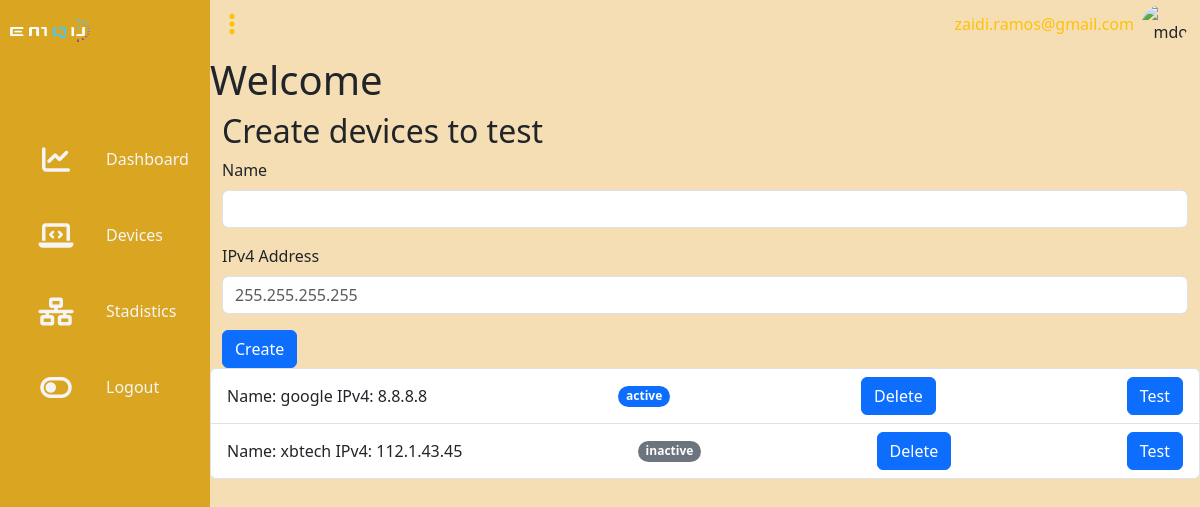
/devices (signed in), run on an earlier commit of the app's database.
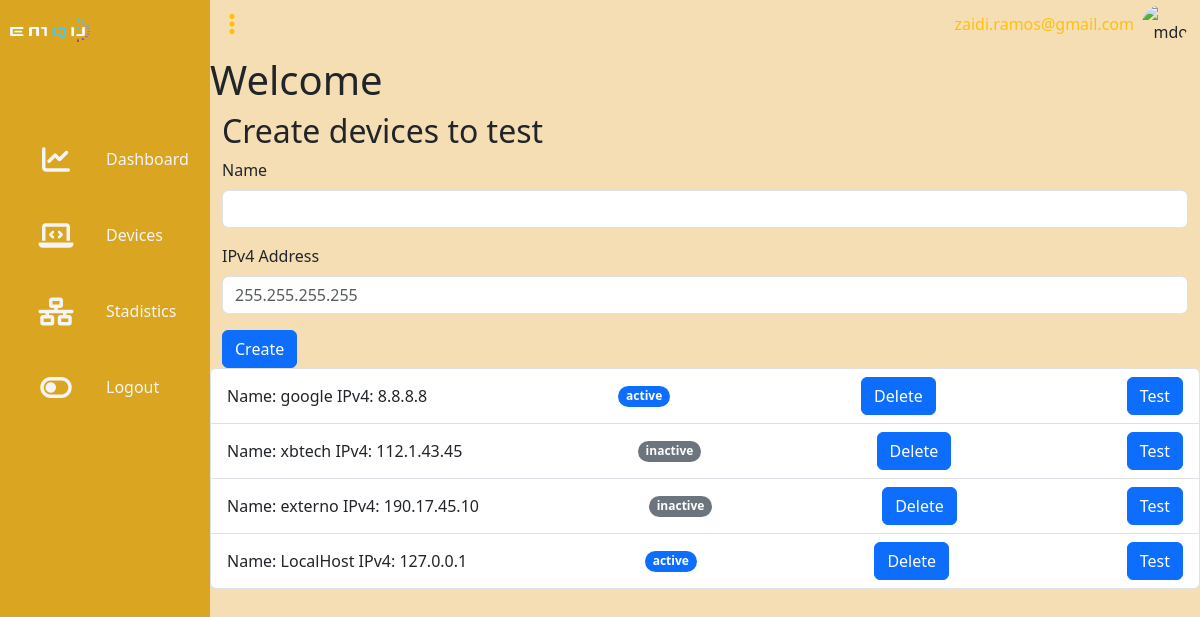
And on a later commit of the database.
### app/models.py (models this page shows)
class User(db.Model, UserMixin):
    id= db.Column(db.Integer, primary_key= True, autoincrement= True)
    email= db.Column(db.String(30), unique= True, nullable= False)
    password= db.Column(db.String(80), nullable= False)

class Device(db.Model):
    id = db.Column(db.Integer, primary_key=True, autoincrement=True)
    name = db.Column(db.String(45), nullable=False)
    ipv4 = db.Column(db.String(16), nullable=False)
    status = db.Column(db.Boolean, nullable=True)
    user_id = db.Column(db.Integer, db.ForeignKey('user.id'), nullable=False)
    user = db.relationship('User', backref=db.backref('devices', lazy=True))

### main.py (the view)
@app.route('/devices', methods=['GET', 'POST'])
@login_required
def devices():
    user_id=session['user_id']
    device_form=DeviceForm()
    delete_form=DeleteDeviceForm()
    test_form=TestDeviceForm()
    devices=get_user_devices(user_id)
    context={
        'user_id':user_id,
        'devices':devices,
        'device_form':device_form,
        'delete_form':delete_form,
        'test_form':test_form
    }
    if device_form.validate_on_submit():
        put_device(email=user_id, name=device_form.name.data, ipv4=device_form.ipv4.data)
        flash('Your device was created successfully!', 'success')
        return redirect(url_for('devices'))
    return render_template('devices.html', **context)

### app/forms.py
class DeviceForm(FlaskForm):
    name = StringField('Name', validators=[DataRequired(),Length(4,45)])
    ipv4 = StringField('IPv4 Address', validators=[DataRequired(), IPAddress(ipv4=True)], render_kw={'placeholder': '255.255.255.255'})
    submit = SubmitField('Create')

class DeleteDeviceForm(FlaskForm):
    submit = SubmitField('Delete')

### app/__init__.py (called while the page is built)
@login_manager.user_loader
def load_user(user_id):
    return User.query.get(int(user_id))

### app/models.py (called while the page is built)
def get_user(email):
    user= User.query.filter_by(email=email).first()
    return user

def get_user_devices(email):
    user=get_user(email)
    return user.devices

### app/templates/devices.html (shortened to what this page needs)
{% extends 'base.html' %}
{% import 'macros.html' as macros %}
{% from 'bootstrap5/form.html' import render_form %}
{% block content %}
    {%if user_id%}
    <h1>Welcome {{userid}}</h1>
    {%endif%}
    <div class="container">
        <h2>Create devices to test</h2>
        {{ render_form(device_form) }}
    </div>
    <ul class="list-group">
        {% for device in devices %}
            {{ macros.render_device(device, delete_form, test_form) }}
        {% endfor %}
    </ul>
{% endblock %}

### app/templates/base.html (shortened to what this page needs)
<!doctype html>
<html lang="en">
    <head>
        {% block head %}
            {% block styles %}
                {{ bootstrap.load_css() }}
                <link rel="stylesheet" href="{{url_for('static', filename='css/main.css')}}">
            {% endblock %}
        {% endblock %}
    </head>
    <body>
        {% if current_user.is_authenticated %}
            {%block asidebar%}
                {% include 'aside-bar.html' %}
            {% endblock %}
        {% endif %}
        {% block content %}{% endblock %}
            </div>
    </body>
</html>

### app/templates/macros.html (shortened to what this page needs)
{% from 'bootstrap5/form.html' import render_form %}
{% macro render_device(device, delete_form, test_form) %}
    <li class="list-group-item d-flex justify-content-between align-items-center">
        Name: {{ device.name }}
        IPv4: {{ device.ipv4 }}
        {% if device.status %}
            <span class="badge bg-primary rounded-pill">
                active
            </span>
        {% else %}
            <span class="badge bg-secondary rounded-pill">
                inactive
            </span>
        {% endif %}
        {{ render_form(delete_form, action=url_for('delete', device_id=device.id)) }}
        {{ render_form(test_form, action=url_for('test', device_id=device.id)) }}
    </li>
{% endmacro %}

### app/templates/aside-bar.html (shortened to what this page needs)
<div class="container aside-navigation">
    <div class="navigation">
        <ul class="nav flex-column">
            <li class="nav-item">
              <a class="nav-link px-0" aria-current="page" href="#">
                <span class="icon">
                    <img src="{{url_for('static', filename='images/emqu.png')}}" alt="emqu-logo" width="80" height="24">
                </span>
                </a>
            </li>
            <li class="nav-item">
                <a class="nav-link active" aria-current="page" href="{{url_for('dashboard')}}">
                  <span class="icon"><i class="fa-solid fa-chart-line"></i></span>
                  <span class="title">Dashboard</span>
                  </a>
              </li>
            <li class="nav-item">
              <a class="nav-link" href="{{url_for('devices')}}">
                <span class="icon"><i class="fa-solid fa-laptop-code"></i></span>
                <span class="title">Devices</span>
                </a>
            </li>
            <li class="nav-item">
              <a class="nav-link" href="{{url_for('stadistics')}}">
                <span class="icon"><i class="fa-solid fa-network-wired"></i></span>
                <span class="title">Stadistics</span>
              </a>
            </li>
            <li class="nav-item">
              <a class="nav-link" href="{{url_for('auth.logout')}}">
                <span class="icon"><i class="fa-solid fa-toggle-off"></i></span>
                <span class="title">
                    Logout
                </span>
              </a>
            </li>
        </ul>
    </div>
  </div>
  <div class="main-container">
    {%block navbar%}
        {% include 'navbar.html' %}
    {% endblock %}

### app/templates/navbar.html (shortened to what this page needs)
<nav class="navbar navbar-expand-lg pt-0">
        {% if current_user.is_authenticated %}
        <div class="container-fluid py-1">
            <div class="col-md-2 text-start">
                <div class="menu-toggle">
                    <i class="fa-solid fa-ellipsis-vertical text-warning"></i>
                </div>
            </div>
            <div class="col-md-3 text-end">
                <div class="collapse navbar-collapse mr-0" id="navbarSupportedContent">
                    <ul class="navbar-nav mb-2 mb-lg-0 mr-0">
                        <li class="nav-item">
                            <a class="nav-link text-warning">
                                {{user_id}}
                            </a>
                        </li>
                    </ul>
                    <div class="text-end">
                        <a href="#" class="d-block link-dark text-decoration-none">
                          <img src="https://github.com/mdo.png" alt="mdo" width="32" height="32" class="rounded-circle">
                        </a>
                      </div>
                </div>
            </div>
        {% endif %}
    </div>
  </nav>

### app/static/css/main.css (style rules this page uses)
body { min-height: 100vh; overflow-x: hidden; }
.container { position:relative; width:100%; }
.container.aside-navigation { left:0; margin-left: 0; margin:0; padding: 0; }
.navigation { position:fixed; width:210px; height: 100%; background: goldenrod; border-left: 10px solid goldenrod; transition:0.5s; overflow: hidden; }
.navigation ul { position: absolute; top: 0; left: 0; width: 100%; }
.navigation ul li { position:relative; width: 100%; list-style-type: none; border-radius: 30px 0 0 30px; }
.navigation ul li:nth-child(1) { margin-bottom: 40px; pointer-events: none; text-align: left; padding: 0; }
.navigation ul li:nth-child(1) span.icon { align-items: left; line-height: 40px; }
.navigation ul li a { position: relative; display:block; width: 100%; display:flex; text-decoration: none; color: whitesmoke; }
.navigation ul li a span.icon { position:relative; display:block; min-width: 60px; height: 60px; line-height: 80px; text-align: center; }
.navigation ul li a span.icon i { font-size: 1.75em; }
.navigation ul li a .title { position: relative; display: block; padding: 0 20px; height: 60px; line-height: 70px; white-space: nowrap; }
.main-container { left: 210px; right:0; margin: 0; padding: 0; position: absolute; width: calc(100% - 210px); min-height: 100vh; background: wheat; transition:0.5s }
.menu-toggle { position: relative; width: 20px; height: 20px; display: flex; justify-content: center; align-items: center; font-size:1.5em; cursor: pointer; color: goldenrod; }

What changed in the data, as far as the page shows it:
added Device: name "externo", ipv4 "190.17.45.10", status "inactive"
added Device: name "LocalHost", ipv4 "127.0.0.1", status "active"
